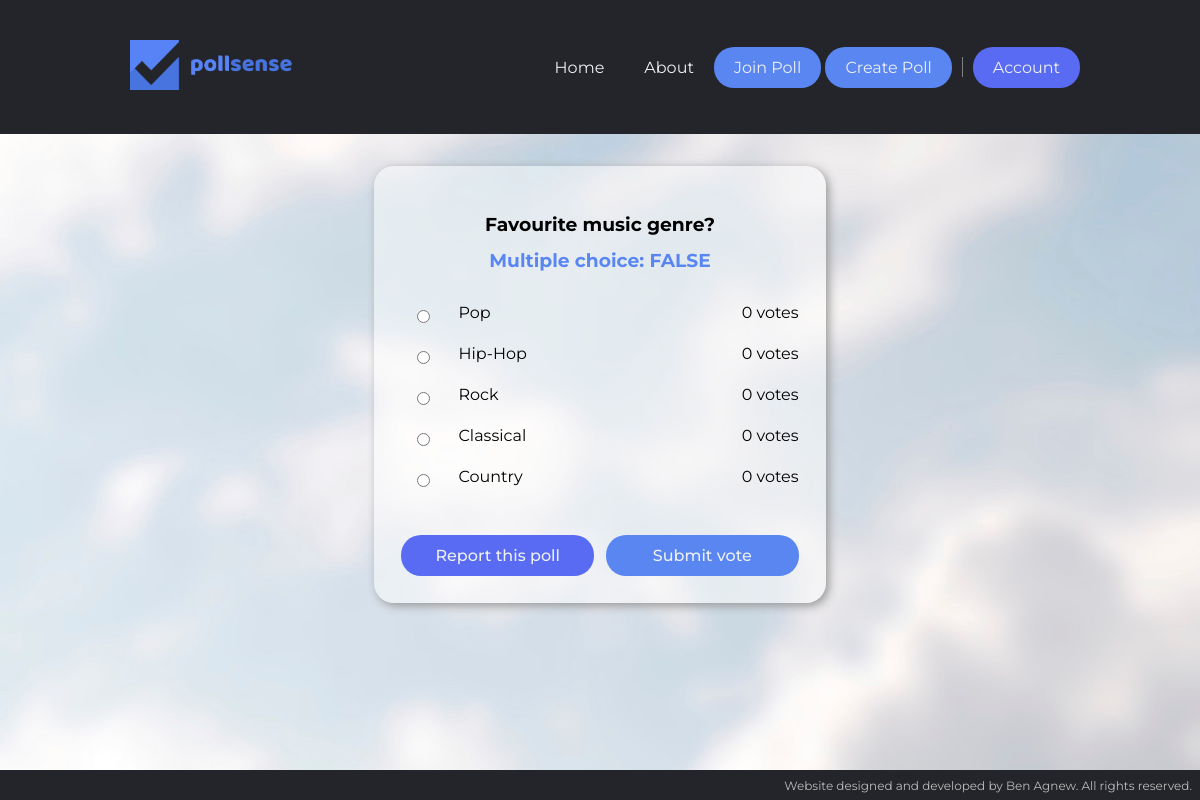
The app's page /pages/vote.php?poll_id=3 with its own data.
### tables this page shows
CREATE TABLE polls (
    poll_id INT UNSIGNED AUTO_INCREMENT UNIQUE PRIMARY KEY NOT NULL,
    title VARCHAR(64) NOT NULL,
    mult_choice BOOLEAN DEFAULT 0 NOT NULL,
    username VARCHAR(64),
    reports INT UNSIGNED DEFAULT 0 NOT NULL,
    FOREIGN KEY (username) REFERENCES users(username)
);

CREATE TABLE options (
    poll_id INT UNSIGNED,
    option_no INT UNSIGNED NOT NULL,
    option_text VARCHAR(64) NOT NULL,
    votes INT UNSIGNED DEFAULT 0 NOT NULL,
    PRIMARY KEY (poll_id, option_no),
    FOREIGN KEY (poll_id) REFERENCES polls(poll_id)
);

### pages/vote.php (the view, shortened to what this page needs)
<!DOCTYPE html>
<html>
    <head>
        <?php include "../scripts/incl_head.php";?>
    </head>
    <body id="vote">
        <?php include "../scripts/incl_navbar.php";?>
        <div class="content">
            <div class="card-container">
                <div class="card">
<?php
include "../scripts/incl_db_handler.php";
try {
    if (isset($_GET["poll_id"])){
        $poll_id = mysqli_real_escape_string($dbConn, $_GET["poll_id"]);
        $dbPollsQuery = "SELECT title, mult_choice FROM polls WHERE polls.poll_id = $poll_id;";
        $dbPollsQueryResult = mysqli_query($dbConn, $dbPollsQuery);
        if ((mysqli_error($dbConn)) or (mysqli_num_rows($dbPollsQueryResult) !== 1)){
            throw new Exception();
        } else {
            $dbOptionsQuery = "SELECT options.option_no, options.option_text,
            options.votes FROM options, polls
            WHERE polls.poll_id = options.poll_id AND polls.poll_id = $poll_id;";
            $dbOptionsQueryResult = mysqli_query($dbConn, $dbOptionsQuery);
            if (mysqli_error($dbConn)){
                throw new Exception();
            } else {
                $dbPollsQueryResultRow = mysqli_fetch_assoc($dbPollsQueryResult);
                $dbOptionsQueryResultRow = mysqli_fetch_assoc($dbOptionsQueryResult);
                echo "<form name=\"poll_vote\" action=\"../scripts/form_handler.php\"  method=\"POST\">
                <input type=\"hidden\" name=\"poll_id\" value=\"$poll_id\">
                <h3>".$dbPollsQueryResultRow["title"]."</h3>
                <table>";
                echo "<h4 style=\"font-style:normal;font-size:14pt;color:#5a86f2;\">Multiple choice: ";
                if ($dbPollsQueryResultRow["mult_choice"]){
                    echo "TRUE</h4><br>";
                } else {
                    echo "FALSE</h4><br>";
                }
                $i = 1;
                while ($dbOptionsQueryResultRow){
                    $plural = "";
                    if ($dbOptionsQueryResultRow["votes"] != 1){
                        $plural = "s";
                    }
                    echo "<tr>
                        <td><input type=\"radio\" value=\"$i\" name=\"option_no\"></td>
                        <td><label for=\"\">".$dbOptionsQueryResultRow["option_text"]."</label></td>
                        <td>".$dbOptionsQueryResultRow["votes"]." vote$plural</td>
                    </tr>";
                    $dbOptionsQueryResultRow = mysqli_fetch_assoc($dbOptionsQueryResult);
                    $i++;
                }
            }
        }
    } else {
        throw new Exception();
    }
} catch (Exception $e) {
    header("location: ../pages/info?error=poll_vote");
}
?>
                    </table>
                    <table class="actions">
                        <td><input class="secondary" type="submit" name="poll_vote_report" value="Report this poll"></td>
                        <td><input type="submit" name="poll_vote_submit" value="Submit vote"></td>
                    </form>
                </div>
            </div>
        </div>
        <?php include "../scripts/incl_footer.php";?>
    </body>
</html>

### styles/styles.css (style rules this page uses)
* { box-sizing: border-box; margin: 0; padding: 0; font-family: Montserrat, "Helvetica Neue", Helvetica, Arial, sans-serif; }
body { background-color: #b7bec5; background-image: url(../assets/background.jpg); background-repeat: no-repeat; background-size: cover; font-size: 12pt; height: 100%; }
nav+.content { margin: 3%; padding-top: 110px; text-align: justify; }
.action, input[type=submit], .admin-msg { border: none; border-radius: 20px; padding: 11px 20px; font-size: 12pt; cursor: pointer; display: inline; }
.primary, input[type=submit] { background-color: #5a86f2; }
.secondary { background-color: #596bf2 !important; }
.action, a, input[type="submit"] { color: #edf0f1; text-decoration: none; }
.content h1 ,.content h2, .content h3 { line-height: 1.5; text-align: center; padding: 20px 0; }
.card-container { display: flex; justify-content: center; text-align: center; position: relative; clear: both; }
.card { background-color: rgba(255, 255, 255, 0.5); border-radius: 20px; box-shadow: 3px 3px 10px #999; display: inline-block; margin: 20px; overflow: hidden; padding: 0 20px 20px; position: relative; text-align: center; vertical-align: top; align-content: center !important; width: 40%; }
.card form, .card .infoMessage { height: 100%; display: flex; flex-direction: column; justify-content: space-between; padding: 25px 0 0; }
.card:not(.welcome-card) .action, input[type="submit"] { width: 100%; font-weight: 500; margin-top: 30px; }
input[type="radio"] { margin-top: 12px; }
.card h3 { padding-bottom: 10px; }
form table { width: 100%; }
form table td { padding: 5px; }
table.actions td:first-child:nth-last-child(2), table.actions td:first-child:nth-last-child(2) ~ td { width: 50%; }
form table td:nth-child(2) { text-align: left; }
form table td:nth-child(3) { text-align: right; }

### records on screen
polls: title "Favourite music genre?"
options: option_text "Pop", votes "0", votes "s"
options: option_text "Hip-Hop", votes "0", votes "s"
options: option_text "Rock", votes "0", votes "s"
options: option_text "Classical", votes "0", votes "s"
options: option_text "Country", votes "0", votes "s"
